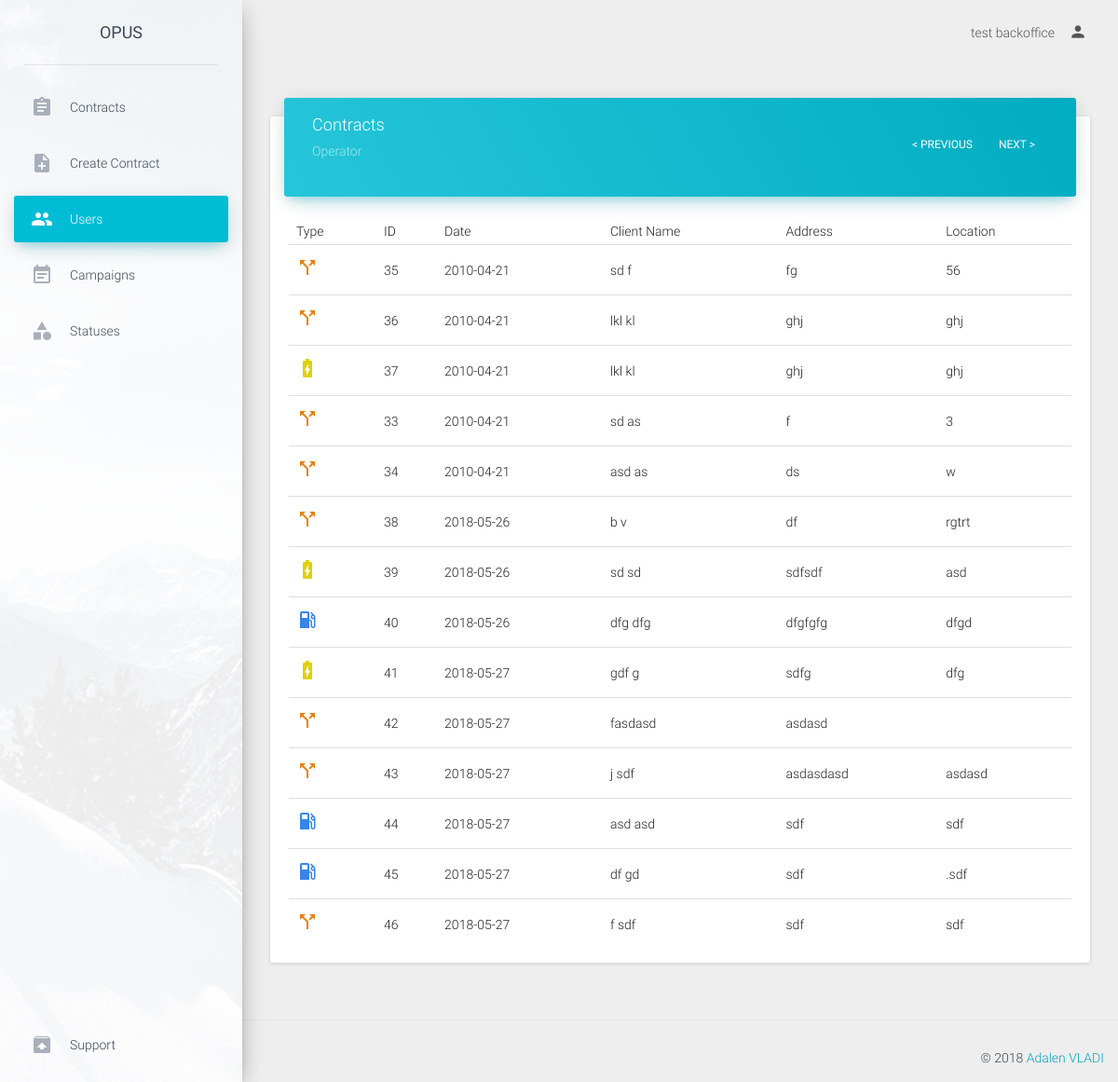
/backoffice/viewUser/6 (signed in), run on an earlier commit of the app's database.
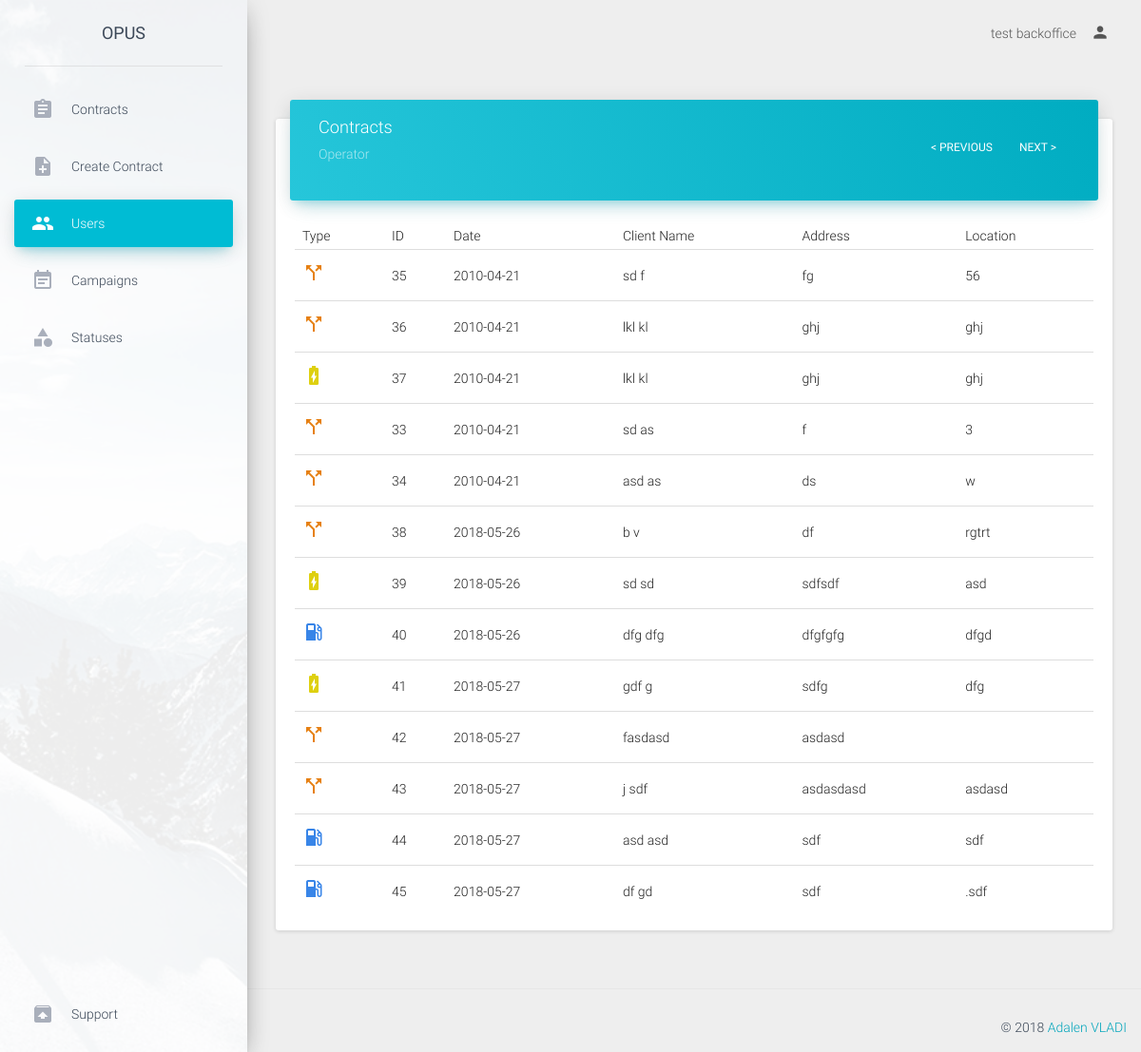
And on a later commit of the database.
### tables this page shows
CREATE TABLE `contracts` (
  `contract_id` int(11) NOT NULL,
  `contract_type` enum('luce','gas','dual') NOT NULL,
  `proposal_number` varchar(50) NOT NULL,
  `date` date NOT NULL,
  `ugm_cb` enum('true','false') NOT NULL DEFAULT 'false',
  `analisi_cb` enum('true','false') NOT NULL DEFAULT 'false',
  `iniziative_cb` enum('true','false') NOT NULL DEFAULT 'false',
  `toponimo` enum('via') NOT NULL,
  `address` text NOT NULL,
  `civico` varchar(30) NOT NULL,
  `price` varchar(50) NOT NULL,
  `location` varchar(100) NOT NULL,
  `uf_toponimo` enum('via') NOT NULL,
  `uf_address` text NOT NULL,
  `uf_civico` varchar(30) NOT NULL,
  `uf_price` varchar(50) NOT NULL,
  `uf_location` varchar(100) NOT NULL,
  `ddf_toponimo` enum('via') NOT NULL,
  `ddf_address` text NOT NULL,
  `ddf_civico` varchar(30) NOT NULL,
  `ddf_price` varchar(50) NOT NULL,
  `ddf_location` varchar(100) NOT NULL,
  `ubicazione_fornitura` enum('resident','non_resident') NOT NULL,
  `domicillazione_documenti_fatture` enum('residenza','ubicazione_fornitura','altro') NOT NULL,
  `listino` varchar(50) NOT NULL,
  `gas_request_type` varchar(50) NOT NULL,
  `gas_pdr` varchar(50) NOT NULL,
  `gas_fornitore_uscente` varchar(50) NOT NULL,
  `gas_consume_annuo` varchar(50) NOT NULL,
  `gas_tipo_riscaldamento` enum('true','false') NOT NULL,
  `gas_tipo_cottura_acqua` enum('true','false') NOT NULL,
  `gas_remi` varchar(50) NOT NULL,
  `gas_matricola` varchar(50) NOT NULL,
  `luce_request_type` varchar(50) NOT NULL,
  `luce_pod` varchar(50) NOT NULL,
  `luce_fornitore_uscente` varchar(50) NOT NULL,
  `luce_opzione_oraria` varchar(50) NOT NULL,
  `luce_potenza` varchar(50) NOT NULL,
  `luce_tensione` varchar(50) NOT NULL,
  `luce_consume_annuo` varchar(50) NOT NULL,
  `fature_via_email` enum('true','false') NOT NULL,
  `operator` int(11) NOT NULL COMMENT 'user id',
  `status` int(11) NOT NULL DEFAULT '1' COMMENT 'status id',
  `cancellation_reason` varchar(100) NOT NULL,
  `gender` enum('male','female') NOT NULL,
  `rag_sociale` text NOT NULL,
  `first_name` varchar(50) NOT NULL,
  `last_name` varchar(50) NOT NULL,
  `bussines_name` varchar(50) NOT NULL,
  `client_type` enum('personal','intestario','delega') NOT NULL,
  `tel_number` varchar(30) NOT NULL,
  `alt_number` varchar(30) NOT NULL,
  `cel_number` varchar(30) NOT NULL,
  `cel_number2` varchar(30) NOT NULL,
  `cel_number3` varchar(30) NOT NULL,
  `email` varchar(50) NOT NULL,
  `alt_email` varchar(50) NOT NULL,
  `birth_nation` varchar(50) NOT NULL,
  `vat_number` varchar(50) NOT NULL,
  `partita_iva` varchar(50) NOT NULL,
  `birth_date` date NOT NULL,
  `birth_municipality` varchar(50) NOT NULL,
  `delega_first_name` varchar(50) NOT NULL,
  `delega_last_name` varchar(50) NOT NULL,
  `delega_vat_number` varchar(100) NOT NULL,
  `document_type` enum('id_card','passport') NOT NULL,
  `document_number` varchar(100) NOT NULL,
  `document_date` date NOT NULL,
  `iban_code` varchar(50) NOT NULL,
  `iban_accounthoder` varchar(50) NOT NULL,
  `iban_fiscal_code` varchar(50) NOT NULL,
  `payment_type` enum('postal','cc') NOT NULL,
  `note` text NOT NULL,
  `campaign` int(11) NOT NULL COMMENT 'campaign_id',
  `supervisor` int(11) NOT NULL COMMENT 'user_id'
);

### application/controller/backoffice.php (called while the page is built, shortened)
<?php
class backoffice extends Controller
{
    public function viewUser($user_id){
        $contracts=$this->model->getContractsByUser($user_id);
        require APP . 'view/backoffice/header.php';
        require APP . 'view/backoffice/viewUser.php';
        require APP . 'view/backoffice/footer.php';
    }
}

### public/index.php (called while the page is built, shortened)
<?php
require APP . 'core/controller.php';
$app = new Application();

### application/core/controller.php (called while the page is built, shortened)
<?php
class Controller
{
    public $db = null;
    private function openDatabaseConnection()
    {
        $options = array(PDO::ATTR_DEFAULT_FETCH_MODE => PDO::FETCH_OBJ, PDO::ATTR_ERRMODE => PDO::ERRMODE_WARNING);
        $this->db = new PDO(DB_TYPE . ':host=' . DB_HOST . ';dbname=' . DB_NAME . ';charset=' . DB_CHARSET, DB_USER, DB_PASS, $options);
    }
    public function loadModel()
    {
        if (isset($_SESSION['role'])) {
            switch ($_SESSION['role']) {
                case 'backoffice':
                    require APP . 'model/backoffice.php';
                    break;
            }
        }else{
            require APP . 'model/model.php';
        }
        $this->model = new Model($this->db);
    }
}

### application/model/backoffice.php (called while the page is built, shortened)
<?php
class Model
{
    function __construct($db)
    {
        try {
            $this->db = $db;
        } catch (PDOException $e) {
            exit('Database connection could not be established.');
        }
    }
    public function getContractsByUser($user_id ){
        $page=(int)(isset($_GET['page'])? $_GET['page']:0);
        $limiter=30;
        $pager=$limiter*$page;
        $sql='SELECT * FROM contracts WHERE operator=:user_id LIMIT :pager, :limiter ';
        $query = $this->db->prepare($sql);
        $query->bindParam(':pager', $pager, PDO::PARAM_INT);
        $query->bindParam(':limiter', $limiter, PDO::PARAM_INT);
        $query->bindParam(':user_id', $user_id, PDO::PARAM_INT);
        $query->execute();
        return $query->fetchAll();
    }
}

### application/view/backoffice/viewUser.php (the view, shortened to what the changed rows need)
<div class="content">
    <div class="container-fluid">
        <div class="row">
            <div class="col-md-12">
                <div class="card">
                    <div class="card-content table-responsive">
                        <table class="table table-hover">
                            <thead>
                                <th>Type</th>
                                <th>ID</th>
                                <th>Date</th>
                                <th>Client Name</th>
                                <th>Address</th>
                                <th>Location</th>
                            </thead>
                            <tbody>
                                <?php
                                    $output='';
                                    foreach ($contracts as $contract) {
                                        $output.='<tr>';
                                                    if ($contract->contract_type=='gas') {
                                                        $output.='<td><i style="color:#3885e8" class="material-icons">local_gas_station</i></td>';
                                                    }elseif ($contract->contract_type=='luce') {
                                                        $output.='<td><i style="color:#ded00f" class="material-icons">battery_charging_full</i></td>';
                                                    }elseif ($contract->contract_type=='dual') {
                                                        $output.='<td><i style="color:#e68013" class="material-icons">call_split</i></td>';
                                                    }
                                        $output.='<td>'.$contract->contract_id.'</td>
                                                    <td>'.$contract->date.'</td>
                                                    <td>'.$contract->first_name.' '.$contract->last_name.'</td>
                                                    <td>'.$contract->address.'</td>
                                                    <td>'.$contract->location.'</td>';
                                        $output.='</tr>';
                                    }
                                    echo $output;
                                 ?>
                            </tbody>
                        </table>
                    </div>
                </div>
            </div>
        </div>
    </div>
</div>

What changed in the data, as far as the page shows it:
no longer on this page (row edited): contracts: contract_type "dual" (drawn), contract_id "46", date "2018-05-27", first_name "f", last_name "sdf", address "sdf", location "sdf"
